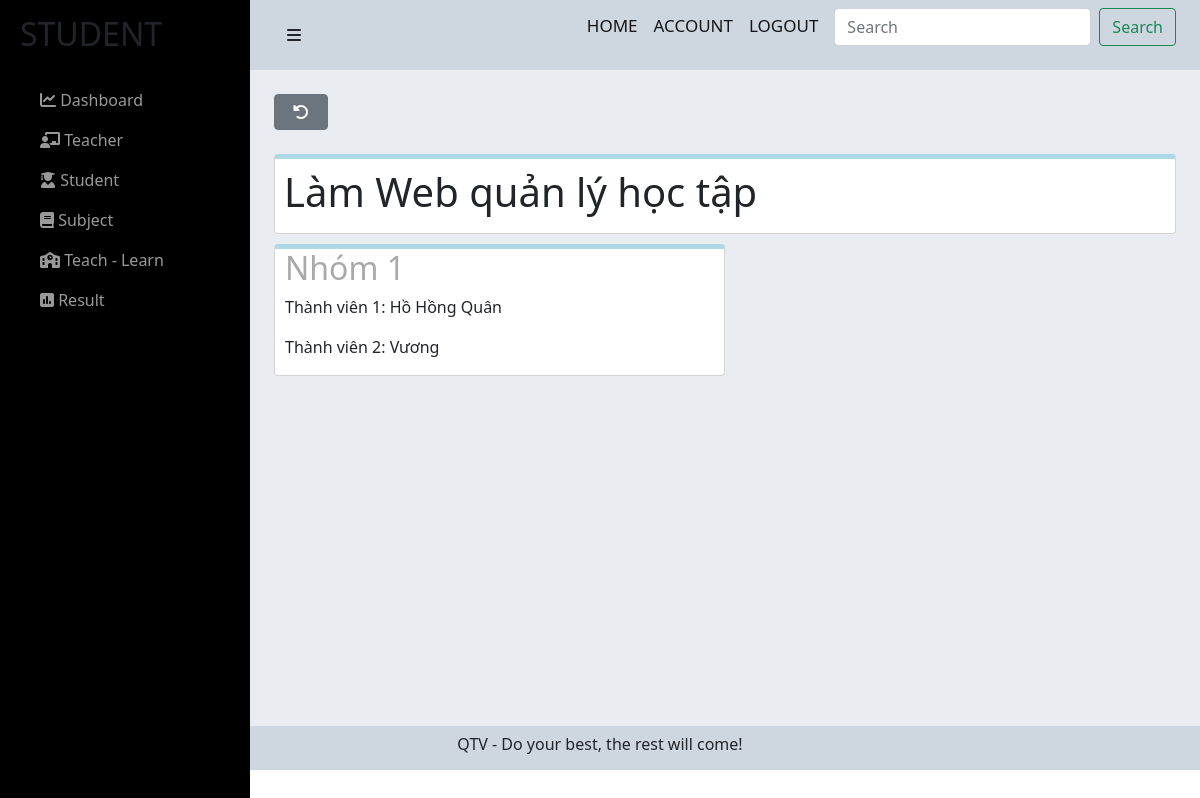
The page /admin/admin/dsnhom-btl-admin.php?idBTL=1&&idMH=1 (signed in) on the database its author committed.
### tables this page shows
CREATE TABLE `btl` (
  `idBTL` int(11) NOT NULL,
  `nameBTL` varchar(255) NOT NULL,
  `formatBTL` varchar(255) NOT NULL,
  `openedBTL` datetime NOT NULL DEFAULT current_timestamp(),
  `deadlineBTL` datetime NOT NULL,
  `notebtl` varchar(255) NOT NULL,
  `filenamebtl` varchar(255) NOT NULL,
  `idMH` int(11) NOT NULL
);

CREATE TABLE `btlsv` (
  `user_id` int(11) NOT NULL,
  `idBTL` int(11) NOT NULL,
  `fileBTL` varchar(255) NOT NULL,
  `note` varchar(255) NOT NULL,
  `status` varchar(255) DEFAULT NULL
);

CREATE TABLE `users` (
  `user_id` int(11) NOT NULL,
  `user_name` varchar(255) NOT NULL,
  `user_avatar` varchar(255) DEFAULT NULL,
  `user_gioitinh` tinyint(4) NOT NULL,
  `user_birthday` date NOT NULL,
  `user_phone` varchar(255) NOT NULL,
  `user_email` varchar(255) NOT NULL,
  `user_pass` varchar(255) NOT NULL,
  `user_level` int(11) NOT NULL,
  `status` tinyint(4) NOT NULL,
  `code` varchar(255) NOT NULL,
  `code_forgot` varchar(255) NOT NULL
);

### admin/admin/dsnhom-btl-admin.php (the view, shortened to what this page needs)
<?php include('../../config/config.php');
?>
<link href="https://cdn.jsdelivr.net/npm/bootstrap@5.0.2/dist/css/bootstrap.min.css" rel="stylesheet">
<link rel="stylesheet" href="https://cdnjs.cloudflare.com/ajax/libs/font-awesome/6.0.0-beta2/css/all.min.css" />
<link rel="stylesheet" href="../../css/list-dk-btl.css">
<?php
if (isset($_GET['idBTL'], $_GET['idMH'])) {
    $idBTL = $_GET['idBTL'];
    $idMH = $_GET['idMH'];
    $sql1 = "SELECT * FROM btl WHERE idBTL = $idBTL ";
    $res1 = mysqli_query($conn, $sql1);
    $row1 = mysqli_fetch_assoc($res1);
    $nameBTL = $row1['nameBTL'];
}
?>
<div id="wrapper">
    <div id="sidebar-wrapper">
        <ul class="sidebar-nav">
            <li class="sidebar-brand">
                <h2>STUDENT</h2>
            </li>
            <li>
                <a href="index.php"><i class="fas fa-chart-line"></i> Dashboard</a>
            </li>
            <li>
                <a href="teacher.php"><i class="fas fa-chalkboard-teacher"></i> Teacher</a>
            </li>
            <li>
                <a href="student.php"><i class="fas fa-user-graduate"></i> Student</a>
            </li>
            <li>
                <a href="subject.php"><i class="fas fa-book"></i> Subject</a>
            </li>
            <li>
                <a href="learn-teach-admin.php"><i class="fas fa-school"></i> Teach - Learn</a>
            </li>
            <li>
                <a href="result-admin.php"><i class="fas fa-poll"></i> Result</a>
            </li>
        </ul>
    </div>
    <div id="page-content-wrapper">
        <div class="container-fluid">
            <div class="row">
                <div class="col-lg-12">
                    <nav class="navbar navbar-light">
                        <div class="container-fluid">
                            <a href="#menu-toggle" class="btn btn-default" id="menu-toggle"><i class="fas fa-bars"></i></a>
                            <form class="d-flex">
                                <a href="" class="navbar-brand">HOME</a>
                                <a href="" class="navbar-brand">ACCOUNT</a>
                                <a href="../../login/logout.php" class="navbar-brand">LOGOUT</a>
                                <input class="form-control me-2" type="search" placeholder="Search" aria-label="Search">
                                <button class="btn btn-outline-success" type="submit">Search</button>
                            </form>
                        </div>
                    </nav>
                    <div class="main-content">
                        <div class="container">
                            <br>
                            <a href="http://localhost/edumanagement/admin/admin/btl.php?idMH=<?php echo $idMH ?>"><button style="padding:1% 2%;" type="button" class="btn btn-secondary text-white me-2"><i class="fas fa-undo-alt"></i></button></a>
                            <br><br>
                            <div class="tittle-mh">
                                <h1><?php echo $nameBTL ?></h1>
                            </div>
                            <?php
                            $sql3 = "SELECT * FROM btlsv WHERE idBTL = $idBTL";
                            $sql4 = "SELECT * FROM btlsv WHERE idBTL = $idBTL";
                            $res4 = mysqli_query($conn, $sql4);
                            $res3 = mysqli_query($conn, $sql3);
                            $row4 = mysqli_fetch_assoc($res4)
                            ?>
                            <?php
                            if ($res3 == true) {
                            ?>
                                <div class="team-btl">
                                    <h2  style="color:darkgrey"><?php echo $row4['note'] ?></h2>
                                    <?php
                                    $i = 1;
                                    while ($row3 = mysqli_fetch_assoc($res3)) {
                                        $user_id = $row3['user_id'];
                                        $sql6 = "SELECT * FROM users WHERE user_id = $user_id";
                                        $res6 = mysqli_query($conn, $sql6);
                                        $row6 = mysqli_fetch_assoc($res6);
                                    ?>
                                        <p><span style="font-weight: 500;">Thành viên <?php echo $i ?>: </span><?php echo $row6['user_name'] ?></p>
                                    <?php
                                        $i++;
                                    } ?>
                                </div>
                            <?php
                            }
                            ?>
                        </div>
                    </div>
                </div>
            </div>
        </div>
    </div>
</div>
<footer>
    <p class="ftr text-center">
        QTV - Do your best, the rest will come!
    </p>
</footer>

### css/list-dk-btl.css (style rules this page uses)
.row>* { padding : 0; }
#wrapper { padding-left: 0; -webkit-transition: all 0.5s ease; -moz-transition: all 0.5s ease; -o-transition: all 0.5s ease; transition: all 0.5s ease; }
.navbar-brand { font-size:17px; font-weight:500; }
#page-content-wrapper { padding: 50px; position: relative; }
#sidebar-wrapper { z-index: 1000; position: fixed; left: 250px; width: 0; height: 100%; margin-left: -250px; overflow-y: auto; background: #000; -webkit-transition: all 0.5s ease; -moz-transition: all 0.5s ease; -o-transition: all 0.5s ease; transition: all 0.5s ease; }
#page-content-wrapper { width: 100%; position: absolute; padding: 15px; }
.sidebar-nav { position: absolute; top: 0; width: 250px; margin: 0; padding: 0; list-style: none; }
.sidebar-nav li { text-indent: 20px; line-height: 40px; }
.sidebar-nav li a { display: block; text-decoration: none; color: #999999; }
.sidebar-nav > .sidebar-brand { height: 65px; font-size: 18px; line-height: 60px; margin-top: 15px; }
@media (min-width:768px) { #wrapper { padding-left: 250px; } }
@media (min-width:768px) { #sidebar-wrapper { width: 250px; } }
@media (min-width:768px) { #page-content-wrapper { padding: 0; position: relative; } }
.main-content { min-height: 82vh; }
.navbar, .ftr { background-color: #ced6e0; }
.ftr { height:44px; margin-bottom: 0; padding-top:6px; }
.tittle-mh, .name-btvn { background-color:#fff; padding:1%; border-radius: 4px; border: 0.5px solid lightgray; }
.main-content { background-color: #e9edf1; }
.container { min-height: 521px; }
.team-btl { margin-top:10px; border: 1px solid lightgray; width: 50%; background-color: #fff; padding-left: 10px; border-radius:4px; border-top: 5px solid lightblue; }
.tittle-mh { border-top: 5px solid lightblue; }

### rows shown on the page
btl: nameBTL "Làm Web quản lý học tập"
btlsv: note "Nhóm 1", user.user_name "Hồ Hồng Quân"
btlsv: user.user_name "Vương"
